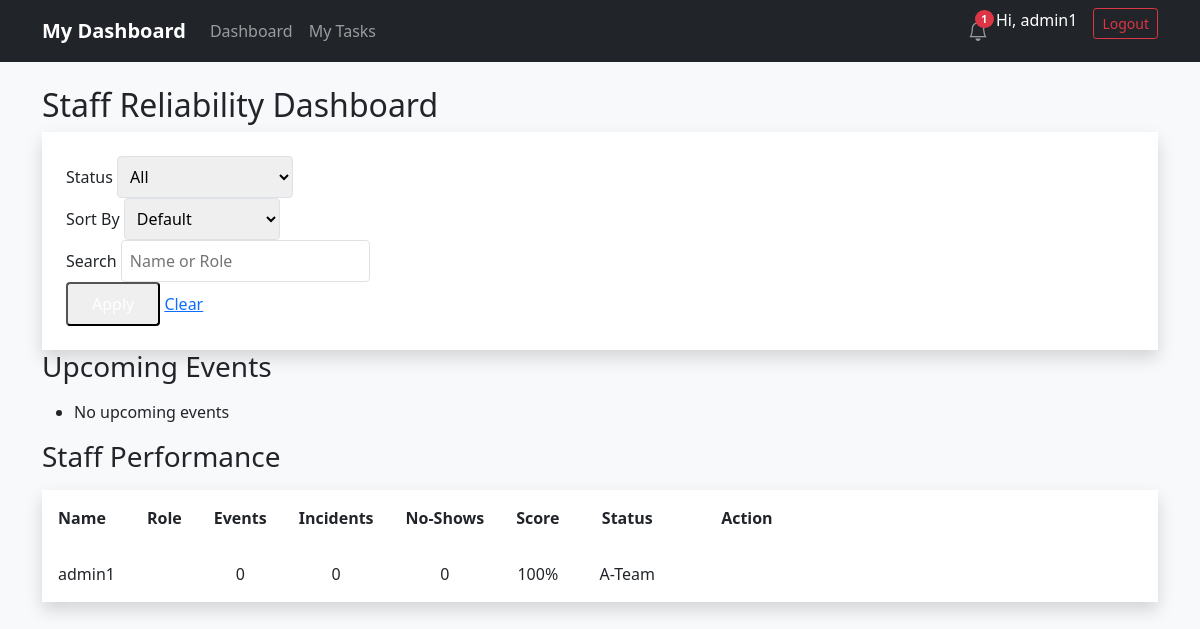
Page /staff/ (signed in) on the committed database.
### staff/models.py (models this page shows, shortened)
class Staff(models.Model):
    user = models.OneToOneField(User, on_delete=models.CASCADE, null=True, blank=True)
    name = models.CharField(max_length=100)
    email = models.EmailField(unique=True, blank=True, null=True)
    phone = EncryptedCharField(max_length=255)
    whatsapp = EncryptedCharField(max_length=255)
    role = models.ForeignKey(Role, on_delete=models.SET_NULL, null=True, blank=True)
    is_active = models.BooleanField(default=True)
    address = EncryptedTextField(max_length=355)
    next_of_kin = EncryptedCharField(max_length=255)
    emergency_contact_name = models.CharField(max_length=100)
    emergency_contact_phone = EncryptedCharField(max_length=255)
    reliability_score = models.IntegerField(default=100, help_text="Reliability score 0-100")
    reliability_notes = models.TextField(blank=True, null=True)
    annual_leave_balance = models.PositiveIntegerField(default=20)
    sick_leave_balance = models.PositiveIntegerField(default=10)
    casual_leave_balance = models.PositiveIntegerField(default=5)
    APPROVAL_REQUIRED_FIELDS = ['address', 'next_of_kin', 'emergency_contact_name', 'emergency_contact_phone']
    DIRECT_UPDATE_FIELDS = ['name', 'email', 'phone', 'whatsapp', 'role', 'is_active']

### staff/views.py (the view)
# urls.py: path('', views.StaffDashboardView.as_view(), name='staff_dashboard'),
@method_decorator(staff_member_required, name='dispatch')
class StaffDashboardView(ListView):
    model = Staff
    template_name = 'staff/staff_dashboard.html'
    context_object_name = 'staff_list'
    def get_queryset(self):
        qs = Staff.objects.filter(is_active=True).select_related('role').annotate(
            events_worked=Count('assignments', filter=Q(assignments__status='completed')),
            incident_count=Count('incidents'),
            no_show=Count('incidents', filter=Q(incidents__incident_type='no_show'))
        )
        status = self.request.GET.get('status')
        if status == 'A-Team':
            qs = qs.filter(reliability_score__gte=90)
        elif status == 'Standard':
            qs = qs.filter(reliability_score__gte=60, reliability_score__lt=90)
        elif status == 'Warning':
            qs = qs.filter(reliability_score__lt=60)
        q = self.request.GET.get('q')
        if q:
            qs = qs.filter(Q(name__icontains=q) | Q(role__name__icontains=q))
        sort = self.request.GET.get('sort')
        if sort == 'score':
            qs = qs.order_by('-reliability_score')
        elif sort == 'events':
            qs = qs.order_by('-events_worked')
        elif sort == 'incidents':
            qs = qs.order_by('-incident_count')
        return qs
    def get_context_data(self, **kwargs):
        context = super().get_context_data(**kwargs)
        context['upcoming_events'] = Event.objects.filter(start_time__gte=timezone.now()).order_by('start_time')[:5]
        return context

### staff/context_processors.py (called while the page is built)
def notifications(request):
    if request.user.is_authenticated:
        unread_count = request.user.notifications.filter(is_read=False).count()
        recent_notifications = request.user.notifications.order_by('-created_at')[:5]
        return {
            'unread_notification_count': unread_count,
            'notifications': recent_notifications
        }
    return {}

### staff/fields.py (called while the page is built)
def _get_cipher():
    key = settings.FERNET_KEY
    if not key:
        return None
    return Fernet(key.encode())

    def from_db_value(self, value, expression, connection):
        if value is None: return value
        cipher = _get_cipher()
        if not cipher: return value
        try:
            return cipher.decrypt(value.encode()).decode()
        except (InvalidToken, ValueError):
            return value

    def from_db_value(self, value, expression, connection):
        if value is None: return value
        cipher = _get_cipher()
        if not cipher: return value
        try:
            return cipher.decrypt(value.encode()).decode()
        except (InvalidToken, ValueError):
            return value

### staff/models.py (called while the page is built)
    @property
    def link(self):  # <-- ADD THIS
        if self.related_assignment:
            return f"/staff/event/{self.related_assignment.event.id}/"
        if self.related_event:
            return f"/staff/event/{self.related_event.id}/"
        return "#"

### staff/templates/staff/staff_dashboard.html (shortened to what this page needs)
{% extends "staff/base.html" %}
{% block content %}
<div class="p-6">
  <h2 class="text-2xl font-bold mb-6">Staff Reliability Dashboard</h2>
  <form method="get" class="bg-white p-4 rounded-lg shadow mb-6 flex flex-wrap gap-4 items-end">
    <div>
      <label class="block text-sm font-medium mb-1">Status</label>
      <select name="status" class="w-full p-2 border rounded">
        <option value="">All</option>
      </select>
    </div>
    <div>
      <label class="block text-sm font-medium mb-1">Sort By</label>
      <select name="sort" class="w-full p-2 border rounded">
        <option value="">Default</option>
      </select>
    </div>
    <div>
      <label class="block text-sm font-medium mb-1">Search</label>
      <input type="text" name="q" value="{{ request.GET.q }}" placeholder="Name or Role" class="w-full p-2 border rounded">
    </div>
    <div>
      <button type="submit" class="bg-blue-600 hover:bg-blue-700 text-white px-4 py-2 rounded">Apply</button>
      <a href="{% url 'staff:staff_dashboard' %}" class="ml-2 text-gray-500 hover:text-gray-700">Clear</a>
      {% if staff_list %}
      <a href="{% url 'staff:export_staff_csv' %}?{{ request.GET.urlencode }}"
         class="ml-4 bg-green-600 hover:bg-green-700 text-white px-4 py-2 rounded">
      </a>
      {% endif %}
    </div>
  </form>
  <h3 class="text-lg font-semibold mb-3">Upcoming Events</h3>
  <ul class="mb-6 space-y-2">
  {% for event in upcoming_events %}
    <li>
      <a href="{% url 'staff:event_detail' event.id %}" class="text-blue-600 hover:underline">{{ event.title }}</a>
      - {{ event.start_time|date:"M d, Y H:i" }}
    </li>
  {% empty %}
    <li class="text-gray-500">No upcoming events</li>
  {% endfor %}
  </ul>
  <h3 class="text-lg font-semibold mb-3">Staff Performance</h3>
  <div class="overflow-x-auto bg-white rounded-lg shadow">
    <table class="w-full">
      <thead class="bg-gray-50">
        <tr>
          <th class="p-3 text-left">Name</th>
          <th class="p-3 text-left">Role</th>
          <th class="p-3 text-center">Events</th>
          <th class="p-3 text-center">Incidents</th>
          <th class="p-3 text-center">No-Shows</th>
          <th class="p-3 text-center">Score</th>
          <th class="p-3 text-center">Status</th>
          <th class="p-3 text-center">Action</th>
        </tr>
      </thead>
      <tbody>
      {% for staff in staff_list %}
      <tr class="border-t">
          <td class="p-3">{{ staff.name }}</td>
          <td class="p-3">{{ staff.get_role_display }}</td>
          <td class="p-3 text-center">{{ staff.events_worked }}</td>
          <td class="p-3 text-center">{{ staff.incident_count }}</td>
          <td class="p-3 text-center">{{ staff.no_show }}</td>
          <td class="p-3 text-center font-bold">{{ staff.reliability_score }}%</td>
          <td class="p-3 text-center">
              {% if staff.reliability_score >= 90 %}
                  <span class="bg-green-100 text-green-700 px-2 py-1 rounded text-xs font-semibold">A-Team</span>
              {% elif staff.reliability_score >= 60 %}
                  <span class="bg-yellow-100 text-yellow-700 px-2 py-1 rounded text-xs">Standard</span>
              {% else %}
                  <span class="bg-red-100 text-red-700 px-2 py-1 rounded text-xs font-semibold">Warning</span>
              {% endif %}
          </td>
          <td class="p-3 text-center">
              <a href="{% url 'staff:incident_add' %}?staff={{ staff.id }}" class="bg-red-600 hover:bg-red-700 text-white px-3 py-1 rounded text-sm">
              </a>
          </td>
      </tr>
      {% empty %}
      <tr><td colspan="8" class="p-4 text-center text-gray-500">No staff yet.</td></tr>
      {% endfor %}
      </tbody>
    </table>
  </div>
</div>
{% endblock %}

### staff/templates/staff/base.html (shortened to what this page needs)
{% load static %}
<!DOCTYPE html>
<html lang="en">
<head>
    <link href="https://cdn.jsdelivr.net/npm/bootstrap@5.1.3/dist/css/bootstrap.min.css" rel="stylesheet">
    <link rel="stylesheet" href="https://cdn.jsdelivr.net/npm/flatpickr/dist/flatpickr.min.css">
    <link href="https://cdn.jsdelivr.net/npm/select2@4.1.0-rc.0/dist/css/select2.min.css" rel="stylesheet" />
    <link href="https://cdn.jsdelivr.net/npm/select2-bootstrap-5-theme@1.3.0/dist/select2-bootstrap-5-theme.min.css" rel="stylesheet" />
    <link rel="stylesheet" href="https://cdn.jsdelivr.net/npm/bootstrap-icons@1.10.5/font/bootstrap-icons.css">
    <link rel="stylesheet" href="{% static 'staff/css/custom.css' %}">
</head>
<body>
    <nav class="navbar navbar-expand-lg navbar-dark bg-dark mb-4">
        <div class="container">
            <a class="navbar-brand" href="{% if user.staff %}{% url 'staff:my_dashboard' %}{% else %}{% url 'staff:event_list' %}{% endif %}">
                {% if user.staff %}
                    My Dashboard
                {% else %}
                    Staff Manager
                {% endif %}
            </a>
            <div class="collapse navbar-collapse" id="navbarNav">
                <div class="navbar-nav me-auto">
                    {% if user.staff %}
                        <a class="nav-link" href="{% url 'staff:my_dashboard' %}">Dashboard</a>
                        <a class="nav-link" href="{% url 'staff:task_list' %}">My Tasks</a>
                    {% else %}
                        <a class="nav-link" href="{% url 'staff:event_list' %}">Events</a>
                        <a class="nav-link" href="{% url 'staff:staff_list' %}">Staff</a>
                        <a class="nav-link" href="{% url 'staff:recruitment_list' %}">Recruitment</a>
                        <a class="nav-link" href="{% url 'staff:task_list' %}">Tasks</a>
                    {% endif %}
                </div>
                {% if user.is_authenticated %}
                <ul class="navbar-nav">
                    <li class="nav-item dropdown">
                        <a class="nav-link position-relative" href="#" id="notificationsDropdown" role="button" data-bs-toggle="dropdown" aria-expanded="false">
                          <i class="bi bi-bell fs-5"></i>
                            {% if unread_notification_count > 0 %}
                              <span class="badge bg-danger rounded-pill notification-badge">{{ unread_notification_count }}</span>
                            {% endif %}
                        </a>
                    </li>
                    <li class="nav-item">
                      <span class="navbar-text text-white me-3">
                          Hi, {% if user.staff %}{{ user.staff.name }}{% else %}Admin{% endif %}
                      </span>
                    </li>
                    <li class="nav-item">
                        <a class="btn btn-outline-danger btn-sm" href="{% url 'staff:staff_logout' %}">Logout</a>
                    </li>
                </ul>
                {% endif %}
            </div>
        </div>
    </nav>
    <div class="container">
        {% block content %}
        {% endblock %}
    </div>
</body>
</html>

### staff/templates/staff/base.html (style rules this page uses)
body { background-color: #f8f9fa; }
.navbar-brand { font-weight: 600; }
.notification-badge { position: absolute; top: 2px; right: 2px; font-size: 0.65rem; }

### rows in the picture
Staff: name "admin1", events_worked "0", incident_count "0", no_show "0", reliability_score "100", shows "A-Team"

### other values in the picture
{{ unread_notification_count }} "1"
{{ user.staff.name }} "admin1"
